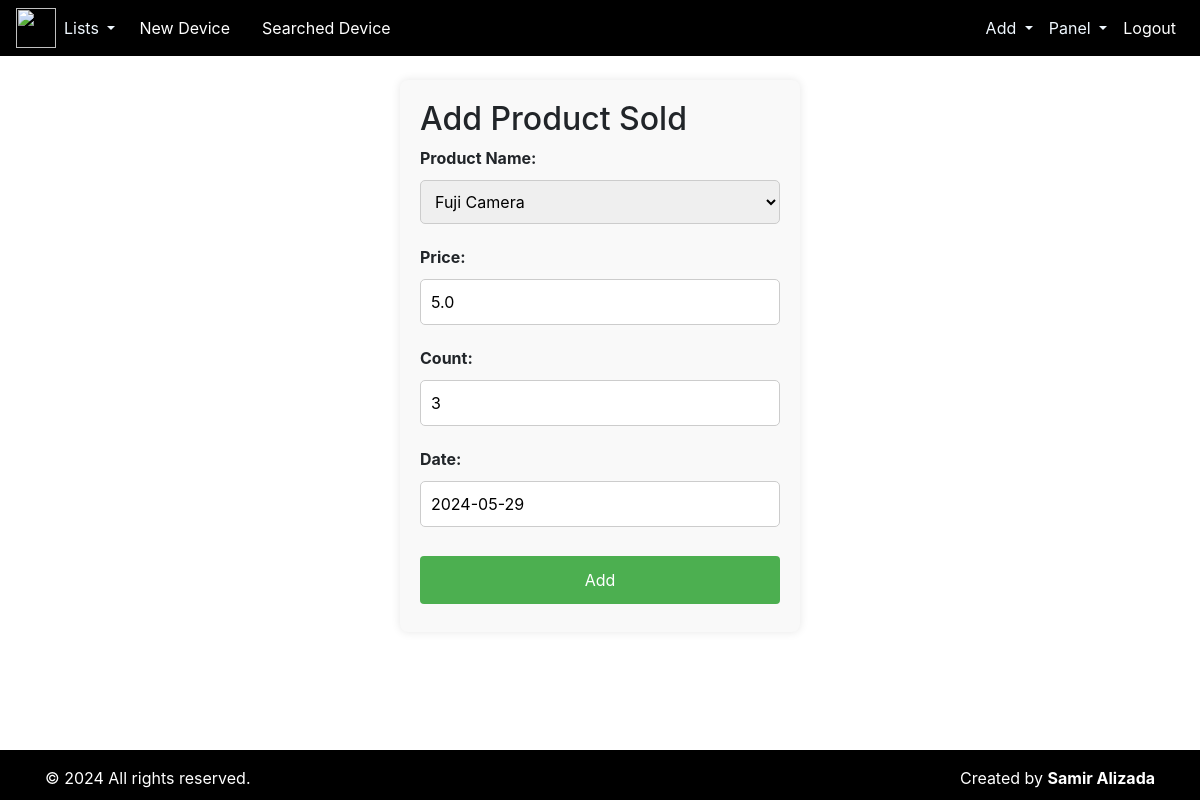
/update-product-sold/1/ (signed in), run on the app's committed database.
### repair/models.py (models this page shows, shortened)
class Product(models.Model):
    product_name = models.CharField(max_length=100)
    price = models.FloatField()
    stock_number = models.IntegerField()
    def __str__(self) -> str:
        return f"{self.product_name}"

class ProductSold(models.Model):
    product_name = models.ForeignKey(Product, on_delete=models.CASCADE, null=True, blank=True)
    date = models.DateField(default=timezone.now)
    price = models.FloatField()
    count = models.IntegerField()

### repair/views.py (the view)
# urls.py: path('update-product-sold/<int:pk>/', update_product_sold, name='update_product_sold'),
def update_product_sold(request, pk):
    product_sold = get_object_or_404(ProductSold, pk=pk)
    form = ProductSoldForm(instance=product_sold)
    if request.method == 'POST':
        form = ProductSoldForm(request.POST, instance=product_sold)
        if form.is_valid():
            form.save()
            return redirect('product_sold_panel')
    return render(request, 'productSold/update_product_sold.html', {'form': form})

### repair/forms.py (shortened to what this page needs)
class ProductSoldForm(forms.ModelForm):
    class Meta:
        model = ProductSold
        fields = ['product_name', 'date', 'price', 'count']

### templates/productSold/update_product_sold.html (shortened to what this page needs)
{% include "index.html" %}
{% block content %}
<form method="post">
    <h2>Add Product Sold</h2>
    <div class="form-group">
        <label for="id_product_name">Product Name:</label>
        {{ form.product_name }}
    </div>
    <div class="form-group">
        <label for="id_date">Price:</label>
        {{ form.price }}
    </div>
    <div class="form-group">
        <label for="id_price">Count:</label>
        {{ form.count }}
    </div>
    <div class="form-group">
        <label for="id_price">Date:</label>
        {{ form.date }}
    </div>
    <button type="submit">Add</button>
</form>
{% endblock content %}

### templates/productSold/update_product_sold.html (style rules this page uses)
form { max-width: 400px; margin: 0 auto; padding: 20px; background: #f9f9f9; border-radius: 8px; box-shadow: 0 0 10px rgba(0, 0, 0, 0.1); }
input[type="text"], input[type="date"], input[type="number"], input[type="textarea"], select { width: 100%; padding: 10px; margin: 5px 0; border: 1px solid #ccc; border-radius: 5px; box-sizing: border-box; }
button[type="submit"] { background-color: #4CAF50; color: white; padding: 12px 20px; margin: 8px 0; border: none; border-radius: 4px; cursor: pointer; width: 100%; }
label { font-weight: bold; margin-bottom: 5px; }

### data on the page
Product: product_name "Fuji Camera"
ProductSold: price "5.0", count "3", date "2024-05-29"
